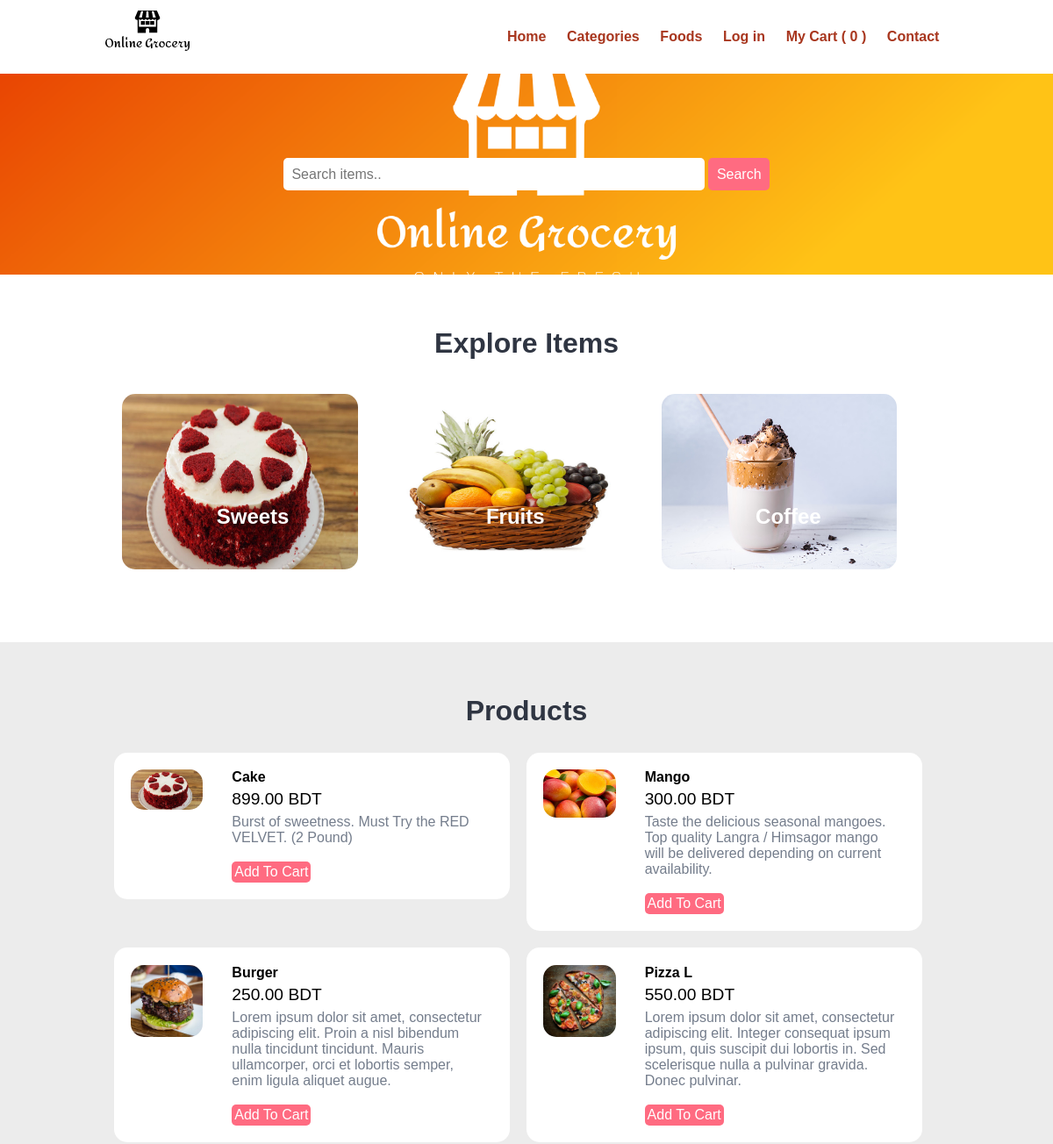
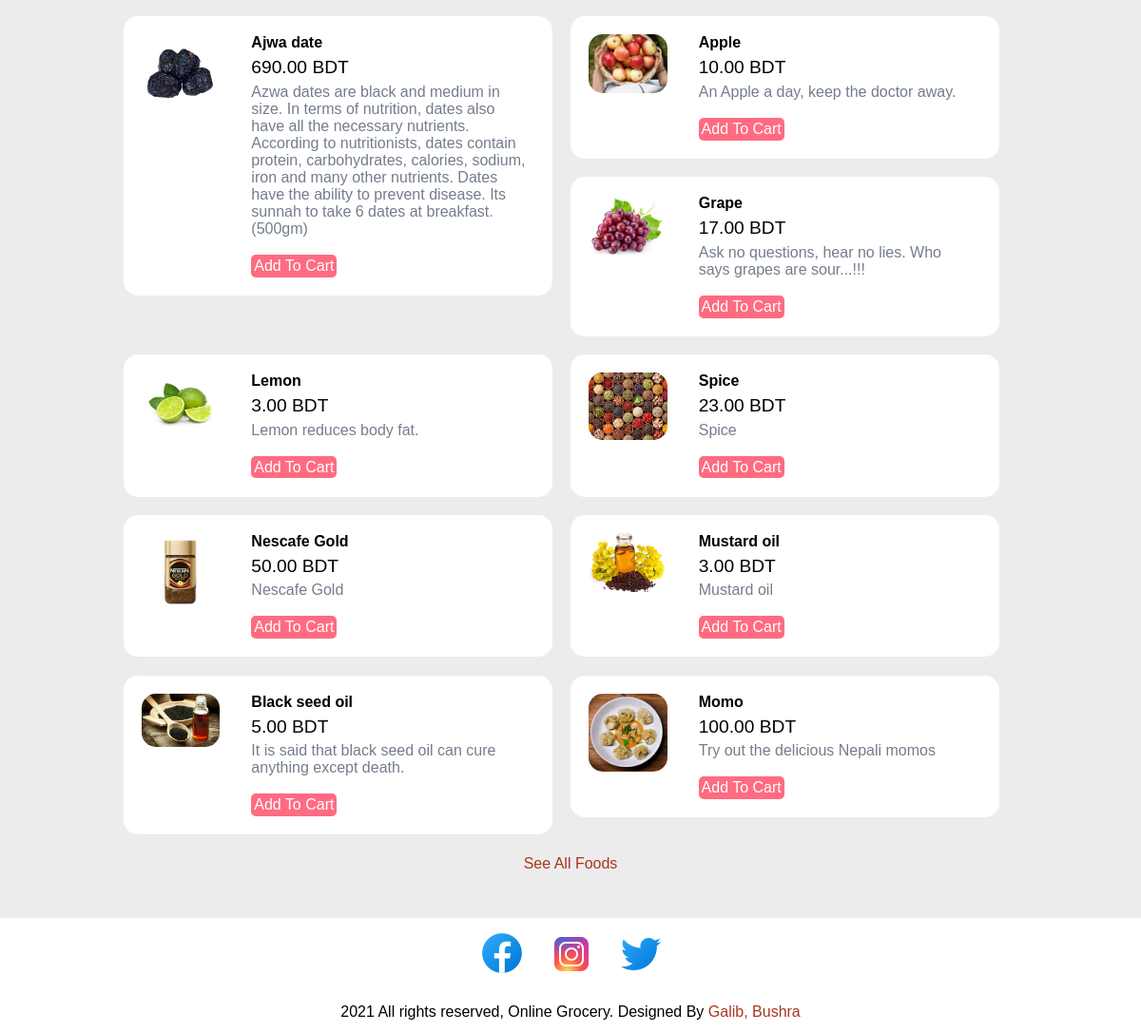
The page / on the database its author committed (2 pictures, top to bottom).
### tables this page shows
CREATE TABLE `tbl_category` (
  `id` int(10) UNSIGNED NOT NULL,
  `title` varchar(100) NOT NULL,
  `image_name` varchar(255) NOT NULL,
  `featured` varchar(10) NOT NULL,
  `active` varchar(10) NOT NULL
);

CREATE TABLE `tbl_food` (
  `id` int(10) UNSIGNED NOT NULL,
  `title` varchar(100) NOT NULL,
  `description` text NOT NULL,
  `price` decimal(10,2) NOT NULL,
  `image_name` varchar(255) NOT NULL,
  `category_id` int(10) UNSIGNED NOT NULL,
  `featured` varchar(10) NOT NULL,
  `active` varchar(10) NOT NULL
);

### index.php (the view, shortened to what this page needs)
<?php include('partials-front/menu.php'); ?>
<section class="food-search text-center">
    <div class="container">
        <form action="<?php echo SITEURL; ?>food-search.php" method="POST">
            <input type="search" name="search" placeholder="Search items.." required>
            <input type="submit" name="submit" value="Search" class="btn btn-primary">
        </form>
    </div>
</section>
<section class="categories">
    <div class="container">
        <h2 class="text-center">Explore Items</h2>
        <?php
            $sql = "SELECT * FROM tbl_category WHERE active='Yes' AND featured='Yes' LIMIT 3";
            $res = mysqli_query($conn, $sql);
            $count = mysqli_num_rows($res);
            if($count>0)
            {
                while($row=mysqli_fetch_assoc($res))
                {
                    $id = $row['id'];
                    $title = $row['title'];
                    $image_name = $row['image_name'];
                    ?>
                    <a href="<?php echo SITEURL; ?>category-foods.php?category_id=<?php echo $id; ?>">
                        <div class="box-3 float-container">
                            <?php
                                if($image_name=="")
                                {
                                    echo "<div class='error'>Image not Available</div>";
                                }
                                else
                                {
                                    ?>
                                    <img src="<?php echo SITEURL; ?>images/category/<?php echo $image_name; ?>" alt="Pizza" class="img-responsive img-curve"
                                    height="200px" width="100px">
                                    <?php
                                }
                            ?>
                            <h3 class="float-text text-white"><?php echo $title; ?></h3>
                        </div>
                    </a>
                    <?php
                }
            }
            else
            {
                echo "<div class='error'>Category not Added.</div>";
            }
        ?>
    </div>
</section>
<section class="food-menu">
    <div class="container">
        <h2 class="text-center">Products</h2>
        <?php
        $sql2 = "SELECT * FROM tbl_food WHERE active='Yes' AND featured='Yes'";
        $res2 = mysqli_query($conn, $sql2);
        $count2 = mysqli_num_rows($res2);
        if($count2>0)
        {
            while($row=mysqli_fetch_assoc($res2))
            {
                $title = $row['title'];
                $price = $row['price'];
                $description = $row['description'];
                $image_name = $row['image_name'];
                ?>
                <div class="food-menu-box">
                    <div class="food-menu-img">
                        <?php
                            if($image_name=="")
                            {
                                echo "<div class='error'>Image not available.</div>";
                            }
                            else
                            {
                                ?>
                                <img src="<?php echo SITEURL; ?>images/food/<?php echo $image_name; ?>" alt="Chicke Hawain Pizza" class="img-responsive img-curve">
                                <?php
                            }
                        ?>
                    </div>
                    <div class="food-menu-desc">
                        <h4><?php echo $title; ?></h4>
                        <p class="food-price"><?php echo $price; ?> BDT</p>
                        <p class="food-detail">
                            <?php echo $description; ?>
                        </p>
                        <br>
                        <form action = "manage_cart.php" method = "POST">
                            <button type="submit" name="Add_To_Cart" class="btn btn-primary">Add To Cart</button>
                        </form>
                    </div>
                </div>
                <?php
            }
        }
        else
        {
            echo "<div class='error'>Food not available.</div>";
        }
        ?>
    </div>
    <p class="text-center">
        <a href="foods.php">See All Foods</a>
    </p>
</section>
<?php include('partials-front/footer.php'); ?>

### css/style.css (style rules this page uses)
* { margin: 0 0; padding: 0 0; font-family: Arial, Helvetica, sans-serif; }
.container { width: 80%; margin: 0 auto; padding: 1%; }
.img-responsive { width: 100%; }
.img-curve { border-radius: 15px; }
.text-center { text-align: center; }
.text-white { color: white; }
a { color: #a8361e; text-decoration: none; }
.btn { padding: 1%; border: none; font-size: 1rem; border-radius: 5px; }
.btn-primary { background-color: #ff6b81; color: white; cursor: pointer; }
h2 { color: #2f3542; font-size: 2rem; margin-bottom: 2%; }
h3 { font-size: 1.5rem; }
.float-container { position: relative; }
.float-text { position: absolute; bottom: 50px; left: 40%; }
.food-search { background-image: url(../images/cover.png); background-size: cover; background-repeat: no-repeat; background-position: center; padding: 7% 0; }
.food-search input[type="search"] { width: 50%; padding: 1%; font-size: 1rem; border: none; border-radius: 5px; }
.categories { padding: 4% 0; }
.box-3 { width: 28%; float: left; margin: 2%; }
.food-menu { background-color: #ececec; padding: 4% 0; }
.food-menu-box { width: 43%; margin: 1%; padding: 2%; float: left; background-color: white; border-radius: 15px; }
.food-menu-img { width: 20%; float: left; }
.food-menu-desc { width: 70%; float: left; margin-left: 8%; }
.food-price { font-size: 1.2rem; margin: 2% 0; }
.food-detail { font-size: 1rem; color: #747d8c; }

### rows shown on the page
tbl_category: image_name (picture), title "Sweets"
tbl_category: image_name (picture), title "Fruits"
tbl_category: image_name (picture), title "Coffee"
tbl_food: image_name (picture), title "Cake", price "899.00", description "Burst of sweetness. Must Try the RED VELVET. (2 Pound)"
tbl_food: image_name (picture), title "Mango", price "300.00", description "Taste the delicious seasonal mangoes. Top quality Langra / Himsagor mango will be delivered depending on current availability."
tbl_food: image_name (picture), title "Burger", price "250.00", description "Lorem ipsum dolor sit amet, consectetur adipiscing elit. Proin a nisl bibendum nulla tincidunt tincidunt. Mauris ullamcorper, orci et lobortis semper, enim ligula aliquet augue."
tbl_food: image_name (picture), title "Pizza L", price "550.00", description "Lorem ipsum dolor sit amet, consectetur adipiscing elit. Integer consequat ipsum ipsum, quis suscipit dui lobortis in. Sed scelerisque nulla a pulvinar gravida. Donec pulvinar."
tbl_food: image_name (picture), title "Ajwa date", price "690.00", description "Azwa dates are black and medium in size. In terms of nutrition, dates also have all the necessary nutrients. According to nutritionists, dates contain protein, carbohydrates, calories, sodium, iron and many other nutrients. Dates have the ability to prevent disease. Its sunnah to take 6 dates at breakfast.(500gm)"
tbl_food: image_name (picture), title "Apple", price "10.00", description "An Apple a day, keep the doctor away."
tbl_food: image_name (picture), title "Grape", price "17.00", description "Ask no questions, hear no lies. Who says grapes are sour...!!!"
tbl_food: image_name (picture), title "Lemon", price "3.00", description "Lemon reduces body fat."
tbl_food: image_name (picture), title "Spice", price "23.00", description "Spice"
tbl_food: image_name (picture), title "Nescafe Gold", price "50.00", description "Nescafe Gold"
tbl_food: image_name (picture), title "Mustard oil", price "3.00", description "Mustard oil"
tbl_food: image_name (picture), title "Black seed oil", price "5.00", description "It is said that black seed oil can cure anything except death."
tbl_food: image_name (picture), title "Momo", price "100.00", description "Try out the delicious Nepali momos"

### other values the page prints
$count "0"
